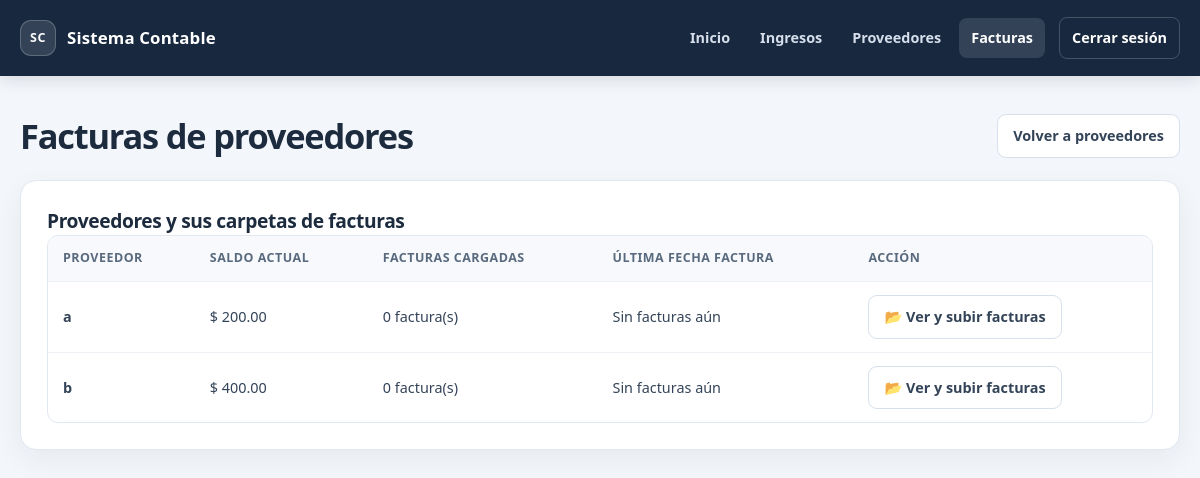
The page /facturas (signed in) on the database as committed earlier.
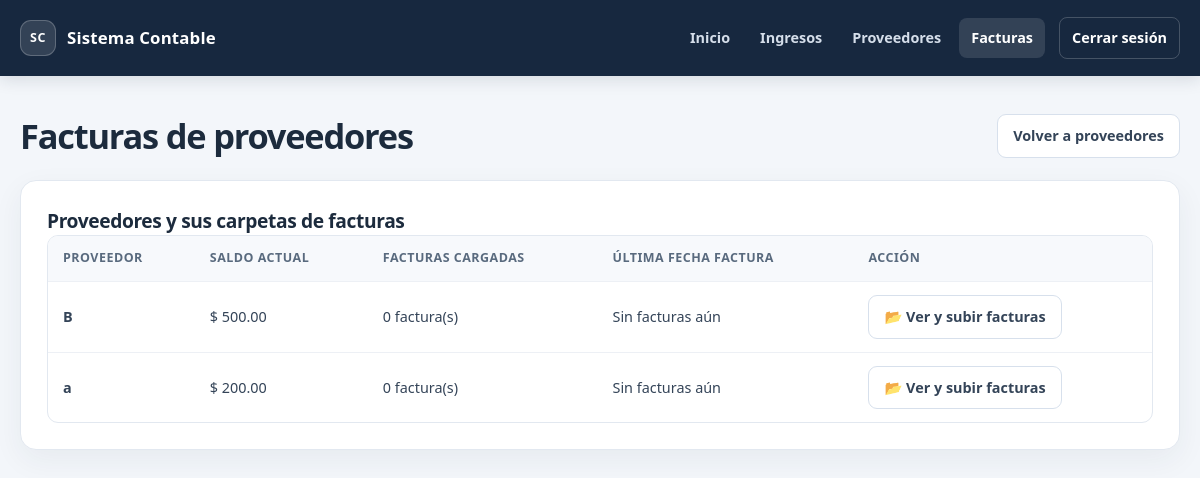
The same page on the database as committed later.
### tables this page shows
CREATE TABLE providers (
            id INTEGER PRIMARY KEY AUTOINCREMENT,
            user_id INTEGER NOT NULL,
            name TEXT NOT NULL,
            balance REAL NOT NULL,
            amount_paid REAL NOT NULL DEFAULT 0.0,
            remaining_balance REAL NOT NULL,
            created_at TEXT NOT NULL DEFAULT CURRENT_TIMESTAMP, last_balance_date TEXT,
            FOREIGN KEY (user_id) REFERENCES users(id)
        );

### app.py (the view)
@app.route("/facturas", methods=["GET"])
@login_required
def invoices_index():
    user_id = session["user_id"]
    conn = get_db_connection()
    providers = conn.execute(
        """
        SELECT
            p.id,
            p.name,
            p.balance,
            COUNT(pi.id) AS invoices_count,
            MAX(pi.invoice_date) AS last_invoice_date
        FROM providers p
        LEFT JOIN provider_invoices pi ON pi.provider_id = p.id
        WHERE p.user_id = ?
        GROUP BY p.id, p.name, p.balance
        ORDER BY p.name ASC
        """,
        (user_id,),
    ).fetchall()
    recent_invoices = conn.execute(
        """
        SELECT
            pi.id,
            pi.provider_id,
            p.name AS provider_name,
            pi.invoice_date,
            pi.filename,
            pi.original_filename,
            pi.notes,
            pi.created_at
        FROM provider_invoices pi
        JOIN providers p ON p.id = pi.provider_id
        WHERE pi.user_id = ?
        ORDER BY pi.invoice_date DESC, pi.created_at DESC
        LIMIT 10
        """,
        (user_id,),
    ).fetchall()
    conn.close()
    return render_template(
        "invoices_index.html",
        providers=providers,
        recent_invoices=recent_invoices,
    )

### app.py (called while the page is built)
def get_db_connection():
    conn = sqlite3.connect(DB_PATH, timeout=30)
    conn.row_factory = sqlite3.Row
    conn.execute("PRAGMA busy_timeout = 30000")
    return conn

def login_required(view_func):
    @wraps(view_func)
    def wrapper(*args, **kwargs):
        if "user_id" not in session:
            flash("Debes iniciar sesión para continuar.", "error")
            return redirect(url_for("login"))
        return view_func(*args, **kwargs)
    return wrapper

### templates/invoices_index.html (shortened to what this page needs)
{% extends 'base.html' %}
{% block content %}
  <div class="section-header">
    <h1>Facturas de proveedores</h1>
    <a class="btn-secondary" href="{{ url_for('providers_page') }}">Volver a proveedores</a>
  </div>
  <section class="panel section-block">
    <h2>Proveedores y sus carpetas de facturas</h2>
    <div class="table-wrap">
      <table>
        <thead>
          <tr>
            <th>Proveedor</th>
            <th>Saldo actual</th>
            <th>Facturas cargadas</th>
            <th>Última fecha factura</th>
            <th>Acción</th>
          </tr>
        </thead>
        <tbody>
          {% if providers %}
            {% for provider in providers %}
              <tr>
                <td><strong>{{ provider['name'] }}</strong></td>
                <td>$ {{ '%.2f' % provider['balance'] }}</td>
                <td>{{ provider['invoices_count'] }} factura(s)</td>
                <td>{{ provider['last_invoice_date'] or 'Sin facturas aún' }}</td>
                <td>
                  <a class="btn-secondary" href="{{ url_for('provider_invoices', provider_id=provider['id']) }}">
                    📂 Ver y subir facturas
                  </a>
                </td>
              </tr>
            {% endfor %}
          {% else %}
            <tr>
              <td colspan="5">No hay proveedores registrados aún. Registra uno primero en la sección de proveedores.</td>
            </tr>
          {% endif %}
        </tbody>
      </table>
    </div>
  </section>
{% endblock %}

Rows that differ between the two databases and show on the page:
removed providers: name "b", balance "400.00", invoices_count "0", provider "Sin facturas aún"
added providers: name "B", balance "500.00", invoices_count "0", provider "Sin facturas aún"
